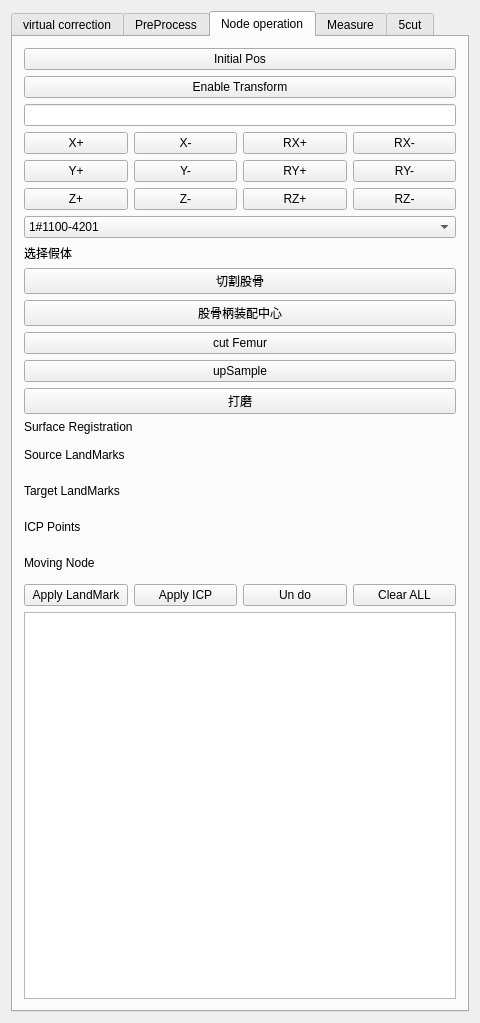
<?xml version="1.0" encoding="UTF-8"?>
<ui version="4.0">
 <class>VCViewControls</class>
 <widget class="QWidget" name="VCViewControls">
  <property name="geometry">
   <rect>
    <x>0</x>
    <y>0</y>
    <width>480</width>
    <height>996</height>
   </rect>
  </property>
  <property name="minimumSize">
   <size>
    <width>0</width>
    <height>0</height>
   </size>
  </property>
  <property name="windowTitle">
   <string>QmitkTemplate</string>
  </property>
  <layout class="QVBoxLayout" name="verticalLayout_4">
   <item>
    <widget class="QTabWidget" name="tabWidget">
     <property name="currentIndex">
      <number>2</number>
     </property>
     <widget class="QWidget" name="tab">
      <attribute name="title">
       <string>virtual correction</string>
      </attribute>
      <layout class="QVBoxLayout" name="verticalLayout">
       <item>
        <layout class="QHBoxLayout" name="horizontalLayout">
         <item>
          <widget class="QPushButton" name="pushButton_CutImage">
           <property name="text">
            <string>CutImage</string>
           </property>
          </widget>
         </item>
         <item>
          <widget class="QPushButton" name="pushButton_AddPoint">
           <property name="text">
            <string>AddPoint</string>
           </property>
          </widget>
         </item>
         <item>
          <widget class="QPushButton" name="pushButton_autoDetect">
           <property name="text">
            <string>Auto Detect</string>
           </property>
          </widget>
         </item>
         <item>
          <widget class="QPushButton" name="pushButton_Updata">
           <property name="text">
            <string>Updata</string>
           </property>
          </widget>
         </item>
         <item>
          <widget class="QPushButton" name="pushButton_Init">
           <property name="text">
            <string>Init</string>
           </property>
          </widget>
         </item>
        </layout>
       </item>
       <item>
        <widget class="Line" name="line_4">
         <property name="orientation">
          <enum>Qt::Horizontal</enum>
         </property>
        </widget>
       </item>
       <item>
        <layout class="QGridLayout" name="gridLayout_8">
         <item row="0" column="0">
          <widget class="QLabel" name="label_10">
           <property name="text">
            <string>Build COR</string>
           </property>
          </widget>
         </item>
         <item row="1" column="0">
          <widget class="QLabel" name="label_12">
           <property name="text">
            <string>Pelvis_left</string>
           </property>
          </widget>
         </item>
         <item row="4" column="1">
          <widget class="QPushButton" name="pushButton_FLC">
           <property name="text">
            <string>Build</string>
           </property>
          </widget>
         </item>
         <item row="3" column="1">
          <widget class="QPushButton" name="pushButton_PRC">
           <property name="text">
            <string>Build</string>
           </property>
          </widget>
         </item>
         <item row="5" column="0">
          <widget class="QLabel" name="label_21">
           <property name="text">
            <string>Femur_right</string>
           </property>
          </widget>
         </item>
         <item row="3" column="0">
          <widget class="QLabel" name="label_15">
           <property name="text">
            <string>Pelvis_right</string>
           </property>
          </widget>
         </item>
         <item row="4" column="0">
          <widget class="QLabel" name="label_16">
           <property name="text">
            <string>Femur_left</string>
           </property>
          </widget>
         </item>
         <item row="5" column="1">
          <widget class="QPushButton" name="pushButton_FRC">
           <property name="text">
            <string>Build</string>
           </property>
          </widget>
         </item>
         <item row="1" column="1">
          <widget class="QPushButton" name="pushButton_PLC">
           <property name="text">
            <string>Build</string>
           </property>
          </widget>
         </item>
         <item row="1" column="2">
          <widget class="QLineEdit" name="lineEdit_PLC"/>
         </item>
         <item row="3" column="2">
          <widget class="QLineEdit" name="lineEdit_PRC"/>
         </item>
         <item row="4" column="2">
          <widget class="QLineEdit" name="lineEdit_FLC"/>
         </item>
         <item row="5" column="2">
          <widget class="QLineEdit" name="lineEdit_FRC"/>
         </item>
        </layout>
       </item>
       <item>
        <widget class="Line" name="line_5">
         <property name="orientation">
          <enum>Qt::Horizontal</enum>
         </property>
        </widget>
       </item>
       <item>
        <layout class="QGridLayout" name="gridLayout">
         <item row="5" column="1">
          <layout class="QGridLayout" name="gridLayout_2">
           <item row="0" column="0">
            <widget class="QLabel" name="label">
             <property name="text">
              <string>Pelvis Surface</string>
             </property>
            </widget>
           </item>
           <item row="1" column="1">
            <widget class="QLineEdit" name="lineEdit_objname_asis"/>
           </item>
           <item row="0" column="1">
            <widget class="QLineEdit" name="lineEdit_objname_pelvis"/>
           </item>
           <item row="1" column="0">
            <widget class="QLabel" name="label_2">
             <property name="text">
              <string>ASIS</string>
             </property>
            </widget>
           </item>
           <item row="2" column="0">
            <widget class="QLabel" name="label_13">
             <property name="text">
              <string>PT</string>
             </property>
            </widget>
           </item>
           <item row="2" column="1">
            <widget class="QLineEdit" name="lineEdit_objname_PT"/>
           </item>
          </layout>
         </item>
         <item row="5" column="3">
          <widget class="QPushButton" name="pushButton_buildPelvis">
           <property name="text">
            <string>Build</string>
           </property>
          </widget>
         </item>
         <item row="0" column="1">
          <widget class="QLabel" name="label_3">
           <property name="maximumSize">
            <size>
             <width>16777215</width>
             <height>30</height>
            </size>
           </property>
           <property name="text">
            <string>Initialize Pelvis Model</string>
           </property>
          </widget>
         </item>
         <item row="2" column="1">
          <widget class="QPushButton" name="pushButton_RotateXSub">
           <property name="text">
            <string>Rotate Pelvis X-</string>
           </property>
          </widget>
         </item>
         <item row="4" column="3">
          <widget class="QComboBox" name="comboBox_OpSide">
           <item>
            <property name="text">
             <string>right</string>
            </property>
           </item>
           <item>
            <property name="text">
             <string>left</string>
            </property>
           </item>
          </widget>
         </item>
         <item row="4" column="1">
          <widget class="QLabel" name="label_7">
           <property name="maximumSize">
            <size>
             <width>16777215</width>
             <height>30</height>
            </size>
           </property>
           <property name="text">
            <string>Opratioin Side</string>
           </property>
          </widget>
         </item>
         <item row="0" column="3">
          <widget class="QPushButton" name="pushButton_applyPelvicVC">
           <property name="text">
            <string>Pelvic Correction</string>
           </property>
          </widget>
         </item>
         <item row="1" column="1">
          <widget class="QPushButton" name="pushButton_RotateXAdd">
           <property name="text">
            <string>Rotate Pelvis X+</string>
           </property>
          </widget>
         </item>
         <item row="1" column="3">
          <widget class="QDoubleSpinBox" name="doubleSpinBox_RotateXAdd">
           <property name="prefix">
            <string/>
           </property>
           <property name="suffix">
            <string>°</string>
           </property>
           <property name="decimals">
            <number>1</number>
           </property>
           <property name="maximum">
            <double>99.000000000000000</double>
           </property>
           <property name="singleStep">
            <double>0.100000000000000</double>
           </property>
           <property name="value">
            <double>1.000000000000000</double>
           </property>
          </widget>
         </item>
         <item row="2" column="3">
          <widget class="QDoubleSpinBox" name="doubleSpinBox_RotateXSub">
           <property name="suffix">
            <string>°</string>
           </property>
           <property name="decimals">
            <number>1</number>
           </property>
           <property name="singleStep">
            <double>0.100000000000000</double>
           </property>
           <property name="value">
            <double>1.000000000000000</double>
           </property>
          </widget>
         </item>
        </layout>
       </item>
       <item>
        <widget class="Line" name="line">
         <property name="orientation">
          <enum>Qt::Horizontal</enum>
         </property>
        </widget>
       </item>
       <item>
        <layout class="QGridLayout" name="gridLayout_3">
         <item row="1" column="0">
          <layout class="QGridLayout" name="gridLayout_4">
           <item row="7" column="2">
            <widget class="QLineEdit" name="lineEdit_objname_condylesL"/>
           </item>
           <item row="0" column="0">
            <widget class="QLabel" name="label_5">
             <property name="text">
              <string>Femur Surface</string>
             </property>
            </widget>
           </item>
           <item row="0" column="2">
            <widget class="QLineEdit" name="lineEdit_objname_femurL"/>
           </item>
           <item row="7" column="0">
            <widget class="QLabel" name="label_26">
             <property name="text">
              <string>Condyles</string>
             </property>
            </widget>
           </item>
           <item row="4" column="2">
            <widget class="QLineEdit" name="lineEdit_objname_trochanterL"/>
           </item>
           <item row="3" column="0">
            <widget class="QLabel" name="label_6">
             <property name="text">
              <string>FemurAxis</string>
             </property>
            </widget>
           </item>
           <item row="5" column="0">
            <widget class="QLabel" name="label_8">
             <property name="text">
              <string>FemurCor</string>
             </property>
            </widget>
           </item>
           <item row="4" column="0">
            <widget class="QLabel" name="label_14">
             <property name="text">
              <string>Trochanter</string>
             </property>
            </widget>
           </item>
           <item row="3" column="2">
            <widget class="QLineEdit" name="lineEdit_objname_femurAxisL"/>
           </item>
           <item row="5" column="2">
            <widget class="QLineEdit" name="lineEdit_objname_femurCorL"/>
           </item>
           <item row="6" column="0">
            <widget class="QLabel" name="label_25">
             <property name="text">
              <string>BTrochanter</string>
             </property>
            </widget>
           </item>
           <item row="2" column="2">
            <widget class="QLineEdit" name="lineEdit_objname_kneeL"/>
           </item>
           <item row="6" column="2">
            <widget class="QLineEdit" name="lineEdit_objname_BTrochanterL"/>
           </item>
           <item row="2" column="0">
            <widget class="QLabel" name="label_27">
             <property name="text">
              <string>Knee Surface</string>
             </property>
            </widget>
           </item>
           <item row="1" column="2">
            <widget class="QLineEdit" name="lineEdit_objname_femurImageL"/>
           </item>
           <item row="1" column="0">
            <widget class="QLabel" name="label_30">
             <property name="text">
              <string>Femur Image</string>
             </property>
            </widget>
           </item>
          </layout>
         </item>
         <item row="0" column="0">
          <widget class="QLabel" name="label_4">
           <property name="maximumSize">
            <size>
             <width>16777215</width>
             <height>30</height>
            </size>
           </property>
           <property name="text">
            <string>Initialize Left Femur Model</string>
           </property>
          </widget>
         </item>
         <item row="1" column="1">
          <widget class="QPushButton" name="pushButton_buildFemurL">
           <property name="minimumSize">
            <size>
             <width>110</width>
             <height>0</height>
            </size>
           </property>
           <property name="text">
            <string>Build</string>
           </property>
          </widget>
         </item>
        </layout>
       </item>
       <item>
        <widget class="Line" name="line_2">
         <property name="orientation">
          <enum>Qt::Horizontal</enum>
         </property>
        </widget>
       </item>
       <item>
        <layout class="QGridLayout" name="gridLayout_5">
         <item row="2" column="0">
          <layout class="QGridLayout" name="gridLayout_6">
           <item row="4" column="0">
            <widget class="QLabel" name="label_17">
             <property name="text">
              <string>FemurAxis</string>
             </property>
            </widget>
           </item>
           <item row="0" column="0">
            <widget class="QLabel" name="label_19">
             <property name="text">
              <string>Femur Surface</string>
             </property>
            </widget>
           </item>
           <item row="6" column="0">
            <widget class="QLabel" name="label_20">
             <property name="text">
              <string>FemurCor</string>
             </property>
            </widget>
           </item>
           <item row="5" column="0">
            <widget class="QLabel" name="label_18">
             <property name="text">
              <string>Trochanter</string>
             </property>
            </widget>
           </item>
           <item row="4" column="1">
            <widget class="QLineEdit" name="lineEdit_objname_femurAxisR"/>
           </item>
           <item row="0" column="1">
            <widget class="QLineEdit" name="lineEdit_objname_femurR"/>
           </item>
           <item row="8" column="1">
            <widget class="QLineEdit" name="lineEdit_objname_condylesR"/>
           </item>
           <item row="2" column="0">
            <widget class="QLabel" name="label_28">
             <property name="text">
              <string>Knee Surface</string>
             </property>
            </widget>
           </item>
           <item row="5" column="1">
            <widget class="QLineEdit" name="lineEdit_objname_trochanterR"/>
           </item>
           <item row="8" column="0">
            <widget class="QLabel" name="label_24">
             <property name="text">
              <string>Condyles</string>
             </property>
            </widget>
           </item>
           <item row="2" column="1">
            <widget class="QLineEdit" name="lineEdit_objname_kneeR"/>
           </item>
           <item row="7" column="1">
            <widget class="QLineEdit" name="lineEdit_objname_BTrochanterR"/>
           </item>
           <item row="6" column="1">
            <widget class="QLineEdit" name="lineEdit_objname_femurCorR"/>
           </item>
           <item row="7" column="0">
            <widget class="QLabel" name="label_23">
             <property name="text">
              <string>BTrochanter</string>
             </property>
            </widget>
           </item>
           <item row="1" column="1">
            <widget class="QLineEdit" name="lineEdit_objname_femurImageR"/>
           </item>
           <item row="1" column="0">
            <widget class="QLabel" name="label_29">
             <property name="text">
              <string>Femur Image</string>
             </property>
            </widget>
           </item>
          </layout>
         </item>
         <item row="2" column="1">
          <widget class="QPushButton" name="pushButton_buildFemurR">
           <property name="minimumSize">
            <size>
             <width>110</width>
             <height>0</height>
            </size>
           </property>
           <property name="text">
            <string>Build</string>
           </property>
          </widget>
         </item>
         <item row="1" column="0">
          <widget class="QLabel" name="label_11">
           <property name="text">
            <string>Initialize Right Femur Model</string>
           </property>
          </widget>
         </item>
         <item row="1" column="1">
          <widget class="QPushButton" name="pushButton_applyFemurVC">
           <property name="toolTip">
            <string>Do image processing</string>
           </property>
           <property name="text">
            <string>Femur Correction</string>
           </property>
          </widget>
         </item>
        </layout>
       </item>
       <item>
        <widget class="Line" name="line_3">
         <property name="orientation">
          <enum>Qt::Horizontal</enum>
         </property>
        </widget>
       </item>
       <item>
        <layout class="QHBoxLayout" name="horizontalLayout_3">
         <item>
          <widget class="QLabel" name="label_22">
           <property name="text">
            <string>FemoralVersionAngle</string>
           </property>
          </widget>
         </item>
         <item>
          <widget class="QLineEdit" name="lineEdit_FemoralVersionAngleL"/>
         </item>
         <item>
          <widget class="QLineEdit" name="lineEdit_FemoralVersionAngleR"/>
         </item>
         <item>
          <widget class="QPushButton" name="pushButton_FemoralVersionAngle">
           <property name="text">
            <string>BuildFVA</string>
           </property>
          </widget>
         </item>
        </layout>
       </item>
       <item>
        <layout class="QHBoxLayout" name="horizontalLayout_4">
         <property name="topMargin">
          <number>0</number>
         </property>
         <item>
          <widget class="QLabel" name="label_31">
           <property name="text">
            <string>PelvisAngle:</string>
           </property>
          </widget>
         </item>
         <item>
          <widget class="QLineEdit" name="lineEdit_pelvisAngle"/>
         </item>
         <item>
          <widget class="QPushButton" name="pushButton_pelvisAngle">
           <property name="text">
            <string>BuildPA</string>
           </property>
          </widget>
         </item>
        </layout>
       </item>
      </layout>
     </widget>
     <widget class="QWidget" name="tab_5">
      <attribute name="title">
       <string>PreProcess</string>
      </attribute>
      <layout class="QVBoxLayout" name="verticalLayout_2">
       <item>
        <layout class="QHBoxLayout" name="horizontalLayout_8">
         <item>
          <widget class="QPushButton" name="pushButton_cutLeftFemur">
           <property name="text">
            <string>CutLeftFemur</string>
           </property>
          </widget>
         </item>
         <item>
          <widget class="QPushButton" name="pushButton_cutRightFemur">
           <property name="text">
            <string>CutRightFemur</string>
           </property>
          </widget>
         </item>
         <item>
          <widget class="QPushButton" name="pushButton_cutImage">
           <property name="text">
            <string>CutImage</string>
           </property>
          </widget>
         </item>
        </layout>
       </item>
       <item>
        <widget class="QPushButton" name="pushButton_padImage">
         <property name="text">
          <string>padImage</string>
         </property>
        </widget>
       </item>
       <item>
        <widget class="QPushButton" name="pushButton_overlay">
         <property name="text">
          <string>overlay</string>
         </property>
        </widget>
       </item>
       <item>
        <widget class="QPushButton" name="pushButton_drr">
         <property name="text">
          <string>DRR</string>
         </property>
        </widget>
       </item>
       <item>
        <widget class="QPushButton" name="pushButton_test">
         <property name="text">
          <string>test</string>
         </property>
        </widget>
       </item>
       <item>
        <widget class="QSpinBox" name="spinBox_test"/>
       </item>
       <item>
        <widget class="QPushButton" name="pushButton_test2">
         <property name="text">
          <string>test2</string>
         </property>
        </widget>
       </item>
       <item>
        <spacer name="verticalSpacer">
         <property name="orientation">
          <enum>Qt::Vertical</enum>
         </property>
         <property name="sizeHint" stdset="0">
          <size>
           <width>20</width>
           <height>40</height>
          </size>
         </property>
        </spacer>
       </item>
      </layout>
     </widget>
     <widget class="QWidget" name="tab_2">
      <attribute name="title">
       <string>Node operation</string>
      </attribute>
      <layout class="QVBoxLayout" name="verticalLayout_2">
       <item>
        <widget class="QPushButton" name="pushButton_initPos">
         <property name="text">
          <string>Initial Pos</string>
         </property>
        </widget>
       </item>
       <item>
        <widget class="QPushButton" name="pushButton_enabelT">
         <property name="text">
          <string>Enable Transform</string>
         </property>
        </widget>
       </item>
       <item>
        <widget class="QLineEdit" name="lineEdit_surfaceName"/>
       </item>
       <item>
        <layout class="QGridLayout" name="gridLayout_7">
         <item row="2" column="2">
          <widget class="QPushButton" name="pushButton_ryp">
           <property name="text">
            <string>RY+</string>
           </property>
          </widget>
         </item>
         <item row="0" column="1">
          <widget class="QPushButton" name="pushButton_xm">
           <property name="text">
            <string>X-</string>
           </property>
          </widget>
         </item>
         <item row="3" column="0">
          <widget class="QPushButton" name="pushButton_zp">
           <property name="text">
            <string>Z+</string>
           </property>
          </widget>
         </item>
         <item row="0" column="2">
          <widget class="QPushButton" name="pushButton_rxp">
           <property name="text">
            <string>RX+</string>
           </property>
          </widget>
         </item>
         <item row="2" column="1">
          <widget class="QPushButton" name="pushButton_ym">
           <property name="text">
            <string>Y-</string>
           </property>
          </widget>
         </item>
         <item row="0" column="0">
          <widget class="QPushButton" name="pushButton_xp">
           <property name="text">
            <string>X+</string>
           </property>
          </widget>
         </item>
         <item row="3" column="1">
          <widget class="QPushButton" name="pushButton_zm">
           <property name="text">
            <string>Z-</string>
           </property>
          </widget>
         </item>
         <item row="2" column="0">
          <widget class="QPushButton" name="pushButton_yp">
           <property name="text">
            <string>Y+</string>
           </property>
          </widget>
         </item>
         <item row="0" column="3">
          <widget class="QPushButton" name="pushButton_rxm">
           <property name="text">
            <string>RX-</string>
           </property>
          </widget>
         </item>
         <item row="2" column="3">
          <widget class="QPushButton" name="pushButton_rym">
           <property name="text">
            <string>RY-</string>
           </property>
          </widget>
         </item>
         <item row="3" column="2">
          <widget class="QPushButton" name="pushButton_rzp">
           <property name="text">
            <string>RZ+</string>
           </property>
          </widget>
         </item>
         <item row="3" column="3">
          <widget class="QPushButton" name="pushButton_rzm">
           <property name="text">
            <string>RZ-</string>
           </property>
          </widget>
         </item>
        </layout>
       </item>
       <item>
        <widget class="QComboBox" name="comboBox_stemList">
         <item>
          <property name="text">
           <string>1#1100-4201</string>
          </property>
         </item>
         <item>
          <property name="text">
           <string>9#1100-4209</string>
          </property>
         </item>
        </widget>
       </item>
       <item>
        <widget class="QLabel" name="label_9">
         <property name="text">
          <string>选择假体</string>
         </property>
        </widget>
       </item>
       <item>
        <widget class="QPushButton" name="pushButton_clip">
         <property name="text">
          <string>切割股骨</string>
         </property>
        </widget>
       </item>
       <item>
        <widget class="QPushButton" name="pushButton_stemCenter">
         <property name="text">
          <string>股骨柄装配中心</string>
         </property>
        </widget>
       </item>
       <item>
        <widget class="QPushButton" name="pushButton_cutFemur">
         <property name="text">
          <string>cut Femur</string>
         </property>
        </widget>
       </item>
       <item>
        <widget class="QPushButton" name="pushButton_upSample">
         <property name="text">
          <string>upSample</string>
         </property>
        </widget>
       </item>
       <item>
        <widget class="QPushButton" name="pushButton_cut">
         <property name="text">
          <string>打磨</string>
         </property>
        </widget>
       </item>
       <item>
        <layout class="QGridLayout" name="gridLayout_9">
         <item row="4" column="1">
          <layout class="QHBoxLayout" name="horizontalLayout_6">
           <item>
            <widget class="QLabel" name="label_33">
             <property name="text">
              <string>Moving Node</string>
             </property>
            </widget>
           </item>
           <item>
            <widget class="QmitkSingleNodeSelectionWidget" name="widget_MovingNode" native="true">
             <property name="minimumSize">
              <size>
               <width>0</width>
               <height>30</height>
              </size>
             </property>
            </widget>
           </item>
          </layout>
         </item>
         <item row="5" column="1">
          <layout class="QHBoxLayout" name="horizontalLayout_7">
           <item>
            <widget class="QPushButton" name="pushButton_applyLandMark">
             <property name="text">
              <string>Apply LandMark</string>
             </property>
            </widget>
           </item>
           <item>
            <widget class="QPushButton" name="pushButton_applyIcp">
             <property name="text">
              <string>Apply ICP</string>
             </property>
            </widget>
           </item>
           <item>
            <widget class="QPushButton" name="pushButton_undo">
             <property name="text">
              <string>Un do</string>
             </property>
            </widget>
           </item>
           <item>
            <widget class="QPushButton" name="pushButton_clearRegist">
             <property name="text">
              <string>Clear ALL</string>
             </property>
            </widget>
           </item>
          </layout>
         </item>
         <item row="1" column="1">
          <layout class="QHBoxLayout" name="horizontalLayout_4">
           <item>
            <widget class="QLabel" name="label_32">
             <property name="text">
              <string>Source LandMarks</string>
             </property>
            </widget>
           </item>
           <item>
            <widget class="QmitkSingleNodeSelectionWidget" name="widget_SourcePset" native="true">
             <property name="minimumSize">
              <size>
               <width>0</width>
               <height>30</height>
              </size>
             </property>
            </widget>
           </item>
          </layout>
         </item>
         <item row="2" column="1">
          <layout class="QHBoxLayout" name="horizontalLayout_5">
           <item>
            <widget class="QLabel" name="label_31">
             <property name="text">
              <string>Target LandMarks</string>
             </property>
            </widget>
           </item>
           <item>
            <widget class="QmitkSingleNodeSelectionWidget" name="widget_TargetPset" native="true">
             <property name="minimumSize">
              <size>
               <width>0</width>
               <height>30</height>
              </size>
             </property>
            </widget>
           </item>
          </layout>
         </item>
         <item row="0" column="1">
          <widget class="QLabel" name="label_34">
           <property name="text">
            <string>Surface Registration</string>
           </property>
          </widget>
         </item>
         <item row="6" column="1">
          <widget class="QTextBrowser" name="textBrowser_trans_info"/>
         </item>
         <item row="3" column="1">
          <layout class="QHBoxLayout" name="horizontalLayout_8">
           <item>
            <widget class="QLabel" name="label_47">
             <property name="text">
              <string>ICP Points</string>
             </property>
            </widget>
           </item>
           <item>
            <widget class="QmitkSingleNodeSelectionWidget" name="widget_IcpPset" native="true">
             <property name="minimumSize">
              <size>
               <width>0</width>
               <height>30</height>
              </size>
             </property>
            </widget>
           </item>
          </layout>
         </item>
        </layout>
       </item>
      </layout>
     </widget>
     <widget class="QWidget" name="tab_3">
      <attribute name="title">
       <string>Measure</string>
      </attribute>
      <layout class="QVBoxLayout" name="verticalLayout_3">
       <item>
        <layout class="QGridLayout" name="gridLayout_21">
         <item row="1" column="1">
          <layout class="QHBoxLayout" name="horizontalLayout_14">
           <item>
            <widget class="QLabel" name="label_69">
             <property name="text">
              <string>Tears line</string>
             </property>
            </widget>
           </item>
           <item>
            <widget class="QmitkSingleNodeSelectionWidget" name="widget_SourcePset_3" native="true">
             <property name="minimumSize">
              <size>
               <width>0</width>
               <height>30</height>
              </size>
             </property>
            </widget>
           </item>
          </layout>
         </item>
         <item row="2" column="1">
          <layout class="QHBoxLayout" name="horizontalLayout_15">
           <item>
            <widget class="QLabel" name="label_70">
             <property name="text">
              <string>Cup major axis</string>
             </property>
            </widget>
           </item>
           <item>
            <widget class="QmitkSingleNodeSelectionWidget" name="widget_TargetPset_3" native="true">
             <property name="minimumSize">
              <size>
               <width>0</width>
               <height>30</height>
              </size>
             </property>
            </widget>
           </item>
          </layout>
         </item>
         <item row="0" column="1">
          <widget class="QLabel" name="label_71">
           <property name="text">
            <string>Inclination &amp; Anteversion</string>
           </property>
          </widget>
         </item>
         <item row="3" column="1">
          <layout class="QHBoxLayout" name="horizontalLayout_16">
           <item>
            <widget class="QLabel" name="label_72">
             <property name="text">
              <string>Cup minor axis </string>
             </property>
            </widget>
           </item>
           <item>
            <widget class="QmitkSingleNodeSelectionWidget" name="widget_MovingNode_3" native="true">
             <property name="minimumSize">
              <size>
               <width>0</width>
               <height>30</height>
              </size>
             </property>
            </widget>
           </item>
          </layout>
         </item>
         <item row="4" column="1">
          <layout class="QHBoxLayout" name="horizontalLayout_17">
           <item>
            <widget class="QPushButton" name="pushButton_applyTrans_3">
             <property name="text">
              <string>Apply Transform</string>
             </property>
            </widget>
           </item>
           <item>
            <widget class="QPushButton" name="pushButton_undo_3">
             <property name="text">
              <string>Un do</string>
             </property>
            </widget>
           </item>
          </layout>
         </item>
         <item row="5" column="1">
          <widget class="QTextBrowser" name="textBrowser_trans_info_3"/>
         </item>
        </layout>
       </item>
      </layout>
     </widget>
     <widget class="QWidget" name="tab_4">
      <attribute name="title">
       <string>5cut</string>
      </attribute>
      <layout class="QVBoxLayout" name="verticalLayout_5">
       <item>
        <layout class="QGridLayout" name="gridLayout_11">
         <item row="4" column="1">
          <widget class="QmitkSingleNodeSelectionWidget" name="widget_plane_front" native="true">
           <property name="minimumSize">
            <size>
             <width>0</width>
             <height>30</height>
            </size>
           </property>
          </widget>
         </item>
         <item row="6" column="0">
          <widget class="QPushButton" name="pushButton_calAngle">
           <property name="text">
            <string>计算角度</string>
           </property>
          </widget>
         </item>
         <item row="1" column="1">
          <widget class="QmitkSingleNodeSelectionWidget" name="widget_plane_backOblique" native="true">
           <property name="minimumSize">
            <size>
             <width>0</width>
             <height>30</height>
            </size>
           </property>
          </widget>
         </item>
         <item row="5" column="0">
          <widget class="QPushButton" name="pushButton_calNormalPlaneRMS">
           <property name="text">
            <string>计算法线共面性</string>
           </property>
          </widget>
         </item>
         <item row="2" column="1">
          <widget class="QmitkSingleNodeSelectionWidget" name="widget_plane_back" native="true">
           <property name="minimumSize">
            <size>
             <width>0</width>
             <height>30</height>
            </size>
           </property>
          </widget>
         </item>
         <item row="2" column="0">
          <widget class="QLabel" name="label_37">
           <property name="maximumSize">
            <size>
             <width>60</width>
             <height>16777215</height>
            </size>
           </property>
           <property name="text">
            <string>后</string>
           </property>
          </widget>
         </item>
         <item row="0" column="0">
          <widget class="QLabel" name="label_35">
           <property name="maximumSize">
            <size>
             <width>60</width>
             <height>16777215</height>
            </size>
           </property>
           <property name="text">
            <string>远端</string>
           </property>
          </widget>
         </item>
         <item row="3" column="0">
          <widget class="QLabel" name="label_38">
           <property name="maximumSize">
            <size>
             <width>60</width>
             <height>16777215</height>
            </size>
           </property>
           <property name="text">
            <string>前斜</string>
           </property>
          </widget>
         </item>
         <item row="5" column="1">
          <widget class="QLabel" name="label_normalPlaneRMS">
           <property name="text">
            <string/>
           </property>
          </widget>
         </item>
         <item row="1" column="0">
          <widget class="QLabel" name="label_36">
           <property name="maximumSize">
            <size>
             <width>60</width>
             <height>16777215</height>
            </size>
           </property>
           <property name="text">
            <string>后斜</string>
           </property>
          </widget>
         </item>
         <item row="4" column="0">
          <widget class="QLabel" name="label_39">
           <property name="maximumSize">
            <size>
             <width>60</width>
             <height>16777215</height>
            </size>
           </property>
           <property name="text">
            <string>前</string>
           </property>
          </widget>
         </item>
         <item row="0" column="1">
          <widget class="QmitkSingleNodeSelectionWidget" name="widget_plane_distal" native="true">
           <property name="minimumSize">
            <size>
             <width>0</width>
             <height>30</height>
            </size>
           </property>
          </widget>
         </item>
         <item row="3" column="1">
          <widget class="QmitkSingleNodeSelectionWidget" name="widget_plane_frontOblique" native="true">
           <property name="minimumSize">
            <size>
             <width>0</width>
             <height>30</height>
            </size>
           </property>
          </widget>
         </item>
         <item row="6" column="1">
          <widget class="QComboBox" name="comboBox">
           <item>
            <property name="text">
             <string>法线模式</string>
            </property>
           </item>
           <item>
            <property name="text">
             <string>点集模式</string>
            </property>
           </item>
          </widget>
         </item>
        </layout>
       </item>
       <item>
        <widget class="QPushButton" name="pushButton_genNormals">
         <property name="text">
          <string>生成法线</string>
         </property>
        </widget>
       </item>
       <item>
        <widget class="QPushButton" name="pushButton_genPlanes">
         <property name="text">
          <string>生成平面</string>
         </property>
        </widget>
       </item>
       <item>
        <layout class="QGridLayout" name="gridLayout_12">
         <item row="0" column="0">
          <widget class="QLabel" name="label_40">
           <property name="text">
            <string>反转法线</string>
           </property>
          </widget>
         </item>
         <item row="1" column="0">
          <widget class="QCheckBox" name="checkBox_disal">
           <property name="text">
            <string>远端</string>
           </property>
          </widget>
         </item>
         <item row="2" column="0">
          <widget class="QCheckBox" name="checkBox_ant">
           <property name="text">
            <string>前端</string>
           </property>
          </widget>
         </item>
         <item row="3" column="0">
          <widget class="QCheckBox" name="checkBox_antCham">
           <property name="text">
            <string>前斜</string>
           </property>
          </widget>
         </item>
         <item row="4" column="0">
          <widget class="QCheckBox" name="checkBox_post">
           <property name="text">
            <string>后端</string>
           </property>
          </widget>
         </item>
         <item row="5" column="0">
          <widget class="QCheckBox" name="checkBox_postCham">
           <property name="text">
            <string>后斜</string>
           </property>
          </widget>
         </item>
        </layout>
       </item>
       <item>
        <widget class="QTextBrowser" name="textBrowser_5Cut"/>
       </item>
       <item>
        <widget class="QPushButton" name="pushButton_pInPoly">
         <property name="text">
          <string>PointInPolygon</string>
         </property>
        </widget>
       </item>
       <item>
        <widget class="QPushButton" name="pushButton_genPolygon">
         <property name="text">
          <string>genPolygon</string>
         </property>
        </widget>
       </item>
       <item>
        <widget class="QPushButton" name="pushButton_seal">
         <property name="text">
          <string>sealImage</string>
         </property>
        </widget>
       </item>
      </layout>
     </widget>
    </widget>
   </item>
  </layout>
 </widget>
 <layoutdefault spacing="6" margin="11"/>
 <customwidgets>
  <customwidget>
   <class>QmitkSingleNodeSelectionWidget</class>
   <extends>QWidget</extends>
   <header location="global">QmitkSingleNodeSelectionWidget.h</header>
  </customwidget>
 </customwidgets>
 <resources/>
 <connections/>
</ui>
